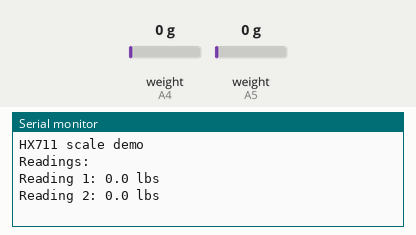
This sketch was run on a simulated Arduino Uno, built with avr-gcc and run on an emulated ATmega328P. On the bench: the last lines printed to the serial monitor. The inputs (shaded band) are chosen by the test bench; at power-on: weight on the scale (sensors on A4, A5) 0 g.

Above: at 3.2 s.
3.3 s: weight on the scale (sensor on A4) set to 100 g
At 4.2 s:
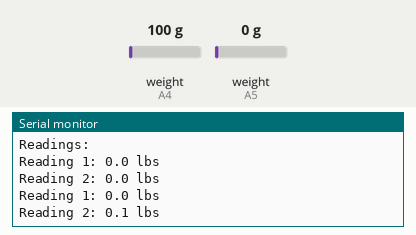
4.9 s: weight on the scale (sensor on A5) set to 100 g
At 6.2 s:
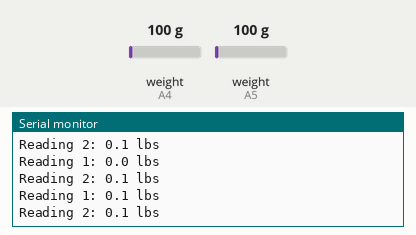
9.2 s: weight on the scale (sensor on A4) set to 1250 g
At 10.2 s:
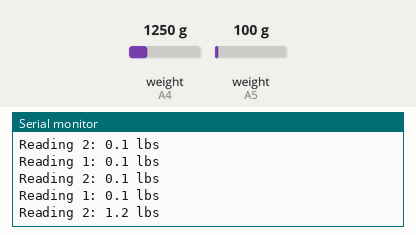
10.8 s: weight on the scale (sensor on A5) set to 1250 g
At 12.1 s:
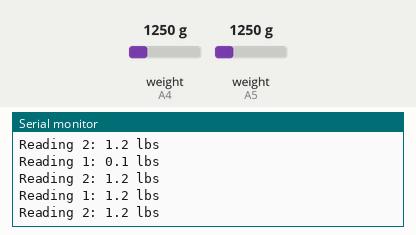
Timing chart, 0 to 13.4 s (numbered marks = the images above; inputs shaded):
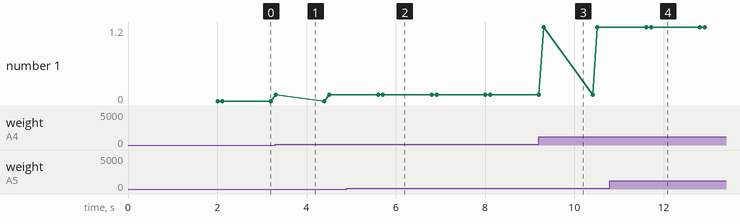

The sketch:

multipressuretest_12_10.ino
```cpp
#include "HX711.h"

#define calibration_factor -7050.0 //This value is obtained using the SparkFun_HX711_Calibration sketch

#define CLK  A3

HX711 scale1;
HX711 scale2;

void setup() {
  Serial.begin(9600);
  Serial.println("HX711 scale demo");

  scale1.begin(A5, CLK);
  scale2.begin(A4, CLK);
  scale1.set_scale(calibration_factor); //This value is obtained by using the SparkFun_HX711_Calibration sketch
  scale2.set_scale(calibration_factor); //This value is obtained by using the SparkFun_HX711_Calibration sketch
  scale1.tare(); //Assuming there is no weight on the scale at start up, reset the scale to 0
  scale2.tare(); //Assuming there is no weight on the scale at start up, reset the scale to 0
  Serial.println("Readings:");
}

void loop() {
  Serial.print("Reading 1: ");
  Serial.print(scale1.get_units(), 1); //scale.get_units() returns a float
  Serial.println(" lbs"); //You can change this to kg but you'll need to refactor the calibration_factor
  Serial.print("Reading 2: ");
  Serial.print(scale2.get_units(), 1); //scale.get_units() returns a float
  Serial.println(" lbs"); //You can change this to kg but you'll need to refactor the calibration_factor
  delay(1000);
}
```

Measured:
- after the input at 3.3 s, the serial monitor: prints a new line at once (image 1)
- after the input at 4.9 s, the serial monitor: prints a new line after 0.70 s (image 2)
- after the input at 9.2 s, the serial monitor: prints a new line after 0.12 s (image 3)
- after the input at 10.8 s, the serial monitor: prints a new line after 0.81 s (image 4)
- plotted number 1: 0 → 0.1 after the input at 3.3 s, 0.1 → 1.2 after the input at 9.2 s
